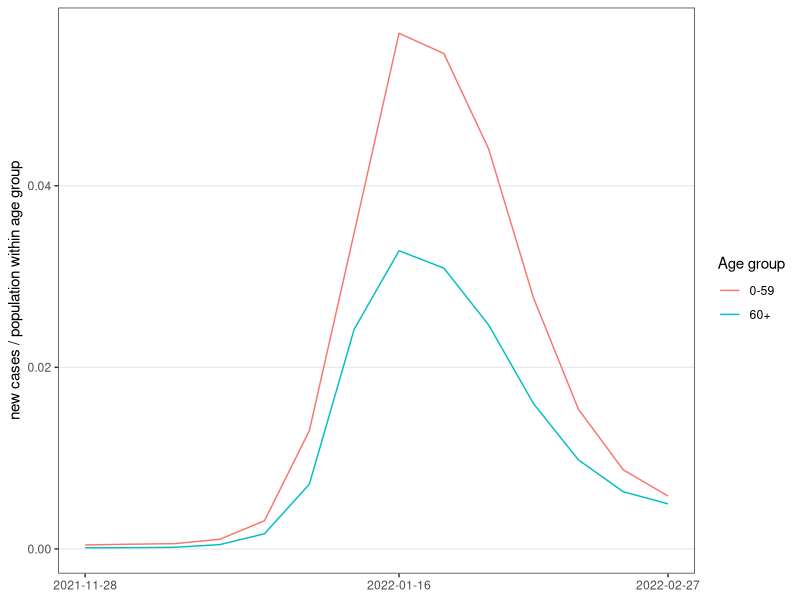

Here is the R script that generated this plot:

rm(list=ls())
library(tidyverse)

df_age_gender_vac <- read_csv("corona_age_and_gender_ver_00278.csv",
                              col_types = cols(.default = "c"))
need_var <- c("first_week_day", "Gender", "age_group", 
              "weekly_cases", "weekly_first_dose",
              "weekly_second_dose", "weekly_third_dose", "weekly_fourth_dose")
start_point <- "2021-11-28"
end_point <- "2022-03-05"
.sort_df <- function(x){
  x <- str_replace_all(x, "<", "")
  x <- ifelse(is.na(x)==T,0,x)
  return(as.numeric(x))
}

df_age_gender_vac <- read_csv("corona_age_and_gender_ver_00278.csv",
                              col_types = cols(.default = "c")) %>% 
  select(all_of(need_var))
df_age_gender_vac[,c(4:8)] <- apply(as.matrix(df_age_gender_vac[,c(4:8)]),
                                    2, .sort_df)
df_age_gender_vac$Age_group <- "0-59"
temp <- grep("60|65|70|75|80",df_age_gender_vac$age_group)
df_age_gender_vac$Age_group[temp] <- "60+"
df_age_gender_vac$date <- df_age_gender_vac$first_week_day %>% as.Date

df <- df_age_gender_vac %>%
  filter(Gender!="unknown", age_group!="NULL", 
         date>= start_point, date<=end_point) %>%
  group_by(date, Age_group) %>% 
  summarise(weekly_cases=sum(weekly_cases),
            weekly_first_dose=sum(weekly_first_dose),
            weekly_second_dose=sum(weekly_second_dose),
            weekly_third_dose=sum(weekly_third_dose),
            weekly_fourth_dose=sum(weekly_fourth_dose))
df$pop <- ifelse(df$Age_group=="0-59", 7793000, 1424000) 
df$crude_rate <- df$weekly_cases/df$pop
df$date <- as.character(df$date)
ggplot(df, aes(x=date, y=crude_rate, group=Age_group)) +
  geom_line(aes(color=Age_group))+
  #geom_point(aes(color=Age_group))+
  #scale_y_sqrt()+
  scale_x_discrete(breaks=c("2021-11-28", "2022-01-16", "2022-02-27"))+
  theme_bw()+
  ylab(label="new cases / population within age group")+
  xlab(label=NULL)+
  scale_color_discrete(name = "Age group")+
  #labs(title="crude covid rate plot")+
  theme(panel.grid.major.x = element_blank(),
        panel.grid.minor.x = element_blank(),
        panel.grid.minor.y = element_blank())
#ggsave("crude_rate.png")
ggsave("crude_rate.png",width = 10,height = 5)
